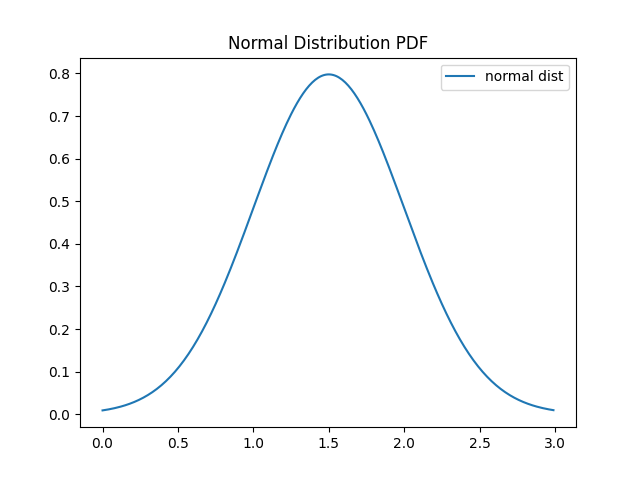

The script that saved this image:
import numpy as np
import scipy.stats as stats
from matplotlib import pyplot as plt 

x=np.arange(0,3,0.01)
n = stats.norm.pdf(x,1.5,0.5) 
plt.figure()
plt.plot(x,n,label='normal dist')
plt.title('Normal Distribution PDF')
plt.legend()
plt.savefig('1.png')

dist = stats.norm(1.5,0.5) 
sample = dist.rvs(1000)

mean = np.mean(sample)
variance = np.var(sample)
skewness = stats.skew(sample)
kurt = len(sample)*np.sum( (sample-np.mean(sample))**4 )/(np.sum((sample-np.mean(sample))**2))**2
MAD = np.median(np.abs(sample-np.median(sample)))
std_dev_mad = 1.482 * MAD

sigma_g =  0.7413 * (np.percentile(sample,75)-np.percentile(sample,25)) 

print('mean =',mean)
print('variance =',variance)
print('skewness =',skewness)
print('kurtosis =',kurt)
print('Standard Deviation using MAD =',std_dev_mad)
print('Sigma_g =',sigma_g)